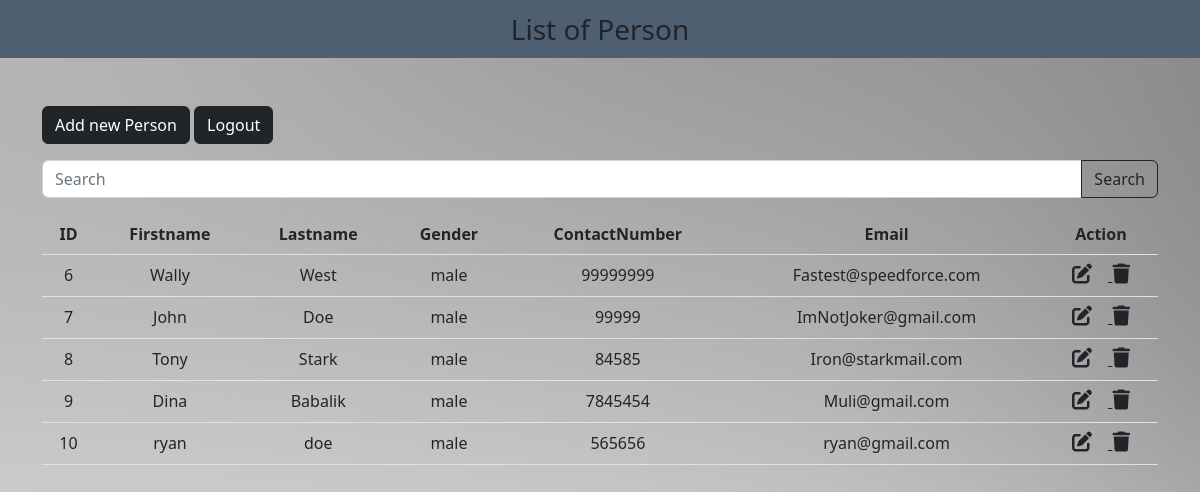
Screenshot of /index.php (signed in) with the database file from the repository.
### tables this page shows
CREATE TABLE `person` (
  `id` int(255) NOT NULL,
  `Firstname` varchar(255) NOT NULL,
  `Lastname` varchar(255) NOT NULL,
  `Gender` varchar(255) NOT NULL,
  `ContactNumber` int(20) NOT NULL,
  `Email` varchar(255) NOT NULL
);

### index.php (the view, shortened to what this page needs)
<!DOCTYPE html>
<html lang="en">
<head>
    <link rel="stylesheet" href="style.css">
    <link href="https://cdn.jsdelivr.net/npm/bootstrap@5.2.3/dist/css/bootstrap.min.css" rel="stylesheet"
>
    <link rel="stylesheet" href="https://cdnjs.cloudflare.com/ajax/libs/font-awesome/6.4.0/css/all.min.css"
 />
</head>
<body id="bgbody">
    <nav class="navbar navbar-light justify-content-center fs-3 mb-5">
        List of Person
    </nav>
    <div class="container">
        <?php
        include "dbconn.php";
        $search = '';
        $sql = "SELECT * FROM `person` WHERE
                `Firstname` LIKE '%$search%' OR
                `Lastname` LIKE '%$search%' OR
                `Gender` LIKE '%$search%' OR
                `Email` LIKE '%$search%'";
        $result = mysqli_query($conn, $sql);
        ?>
        <a href="addnew.php" class="btn btn-dark mb-3">Add new Person</a>
        <a href="login.php" class="btn btn-dark mb-3">Logout</a>
        <form class="mb-3" method="get" action="">
            <div class="input-group">
                <input type="text" class="form-control" placeholder="Search" name="search" value="<?php echo $search; ?>">
                <button type="submit" class="btn btn-outline-dark">Search</button>
            </div>
        </form>
        <table class="table table-hover text-center">
            <thead>
                <tr>
                    <th scope="col">ID</th>
                    <th scope="col">Firstname</th>
                    <th scope="col">Lastname</th>
                    <th scope="col">Gender</th>
                    <th scope="col">ContactNumber</th>
                    <th scope="col">Email</th>
                    <th scope="col">Action</th>
                </tr>
            </thead>
            <tbody>
                <?php
                while ($row = mysqli_fetch_assoc($result)) {
                ?>
                    <tr>
                        <td><?php echo $row['id'] ?></td>
                        <td><?php echo $row['Firstname'] ?></td>
                        <td><?php echo $row['Lastname'] ?></td>
                        <td><?php echo $row['Gender'] ?></td>
                        <td><?php echo $row['ContactNumber'] ?></td>
                        <td><?php echo $row['Email'] ?></td>
                        <td>
                            <a href="edit.php?id=<?php echo $row['id']?>" class="link-dark">
                                <i class="fa-solid fa-pen-to-square fs-5 me-3"></i>
                            </a>
                            <a href="delete.php?id=<?php echo $row['id']?>" class="link-dark">
                                <i class="fa-solid fa-trash fs-5"></i>
                            </a>
                        </td>
                    </tr>
                <?php
                }
                ?>
            </tbody>
        </table>
    </div>
</body>
</html>

### style.css (style rules this page uses)
.navbar { background: #4e5f70; }
form { margin-left: auto; margin-right: auto; }
#bgbody { background-image: url('pxfuelw.jpg'); background-repeat: no-repeat; background-attachment: fixed; background-size: cover; }
a { color:aliceblue; font-family: Arial, Helvetica, sans-serif; }

### rows the page displays
person: id "6", Firstname "Wally", Lastname "West", Gender "male", ContactNumber "99999999", Email "Fastest@speedforce.com"
person: id "7", Firstname "John", Lastname "Doe", Gender "male", ContactNumber "99999", Email "ImNotJoker@gmail.com"
person: id "8", Firstname "Tony", Lastname "Stark", Gender "male", ContactNumber "84585", Email "Iron@starkmail.com"
person: id "9", Firstname "Dina", Lastname "Babalik", Gender "male", ContactNumber "7845454", Email "Muli@gmail.com"
person: id "10", Firstname "ryan", Lastname "doe", Gender "male", ContactNumber "565656", Email "ryan@gmail.com"
